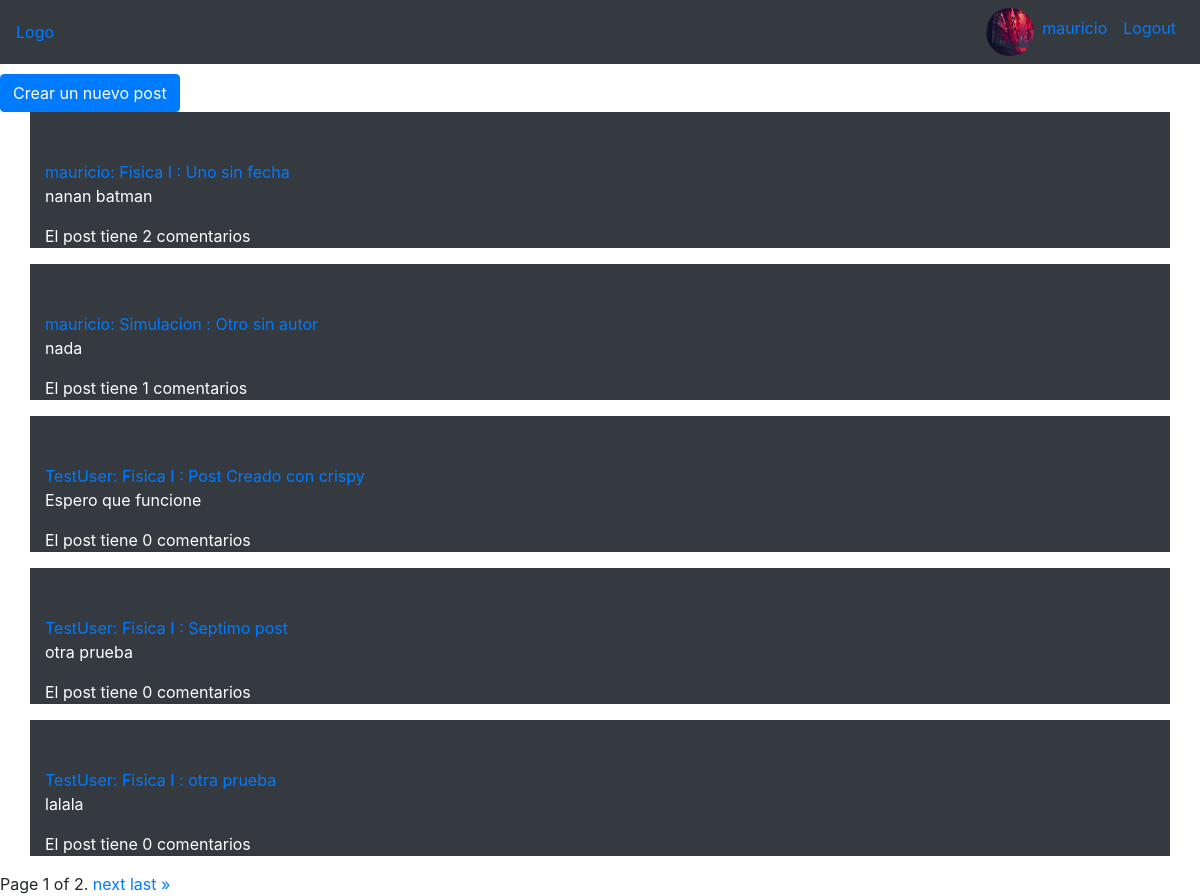
Page /posts/ (signed in) on the earlier database version.
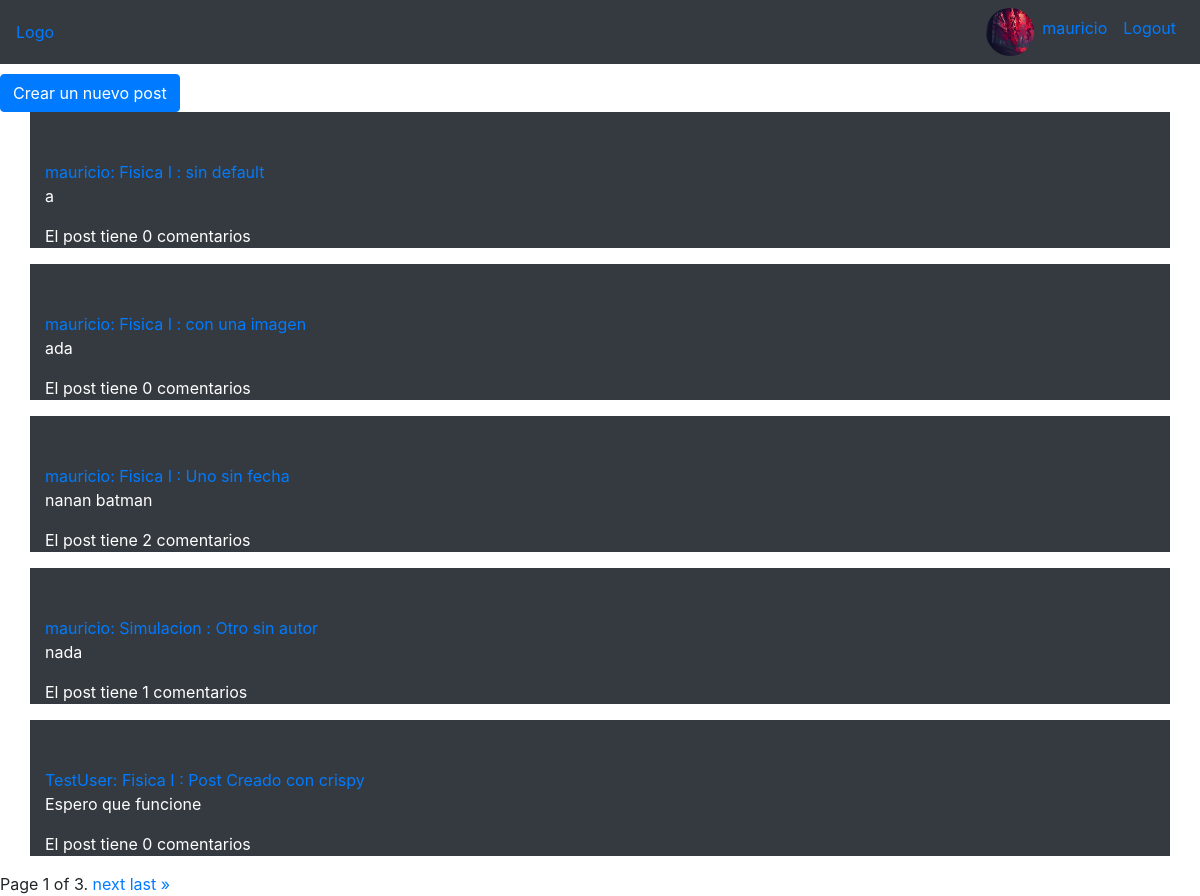
Same page on the later database version.
### blog/models.py (models this page shows, shortened)
class Post(models.Model):
	contenido = models.TextField()
	titulo = models.CharField(max_length = 1000)
	imagen1 = models.ImageField( upload_to = 'post_pics' , null=True, blank=True)
	imagen2 = models.ImageField( upload_to = 'post_pics' ,null=True, blank=True)
	imagen3 = models.ImageField( upload_to = 'post_pics' , null=True, blank=True)
	fecha_creacion = models.DateTimeField(default = timezone.now)
	autor = models.ForeignKey(User, on_delete=models.CASCADE)
	materia = models.ForeignKey('Materia', on_delete=models.CASCADE)

class Materia(models.Model):
	nombre = models.CharField(max_length=100)
	anio = models.DateTimeField(default = timezone.now)
	carreras = models.ManyToManyField('Carrera')
	def __str__(self):
		return self.nombre

class Comentario(models.Model):
	autor = models.ForeignKey(User, on_delete=models.CASCADE)
	fecha_creacion = models.DateTimeField(default = timezone.now)
	contenido = models.TextField(default = 'Escribe un comentario')
	post = models.ForeignKey('Post', on_delete = models.CASCADE)
	imagen1 = models.ImageField(default = 'default.jpg', upload_to = 'comentario_pics')
	imagen2 = models.ImageField(default = 'default.jpg', upload_to = 'comentario_pics')
	imagen3 = models.ImageField(default = 'default.jpg', upload_to = 'comentario_pics')

### blog/views.py (the view)
# urls.py: path('', HomePostDetailView.as_view(), name='blog-home'),
class HomePostDetailView(ListView):
	context_object_name = 'posts'
	paginate_by = 5
	ordering = ['-fecha_creacion']
	model = Post

### blog/templates/blog/post_list.html (shortened to what this page needs)
{% extends "blog/base.html" %}
{% block content %}
	<a class="btn btn-primary" href="{% url 'post-nuevo' %}">Crear un nuevo post</a>
	{% for post in posts %}
		<div class="container pt-5 bg-dark text-white">
		<a href="{% url 'post-detail' post.id %}" class="text-primary">{{ post.autor }}:    {{ post.materia }} :  {{post.titulo}}</a>
		<p> {{ post.contenido }} </p>
		<p>El post tiene {{ post.comentario_set.all | length }} comentarios</p>
		</div>
	{% endfor %}
	<div class="pagination">
		<span class="step-links">
			<span class="current">
				Page {{ page_obj.number }} of {{ page_obj.paginator.num_pages }}.
			</span>
			{% if page_obj.has_next %}
			<a href="?page={{ page_obj.next_page_number }}">next</a>
			<a href="?page={{ page_obj.paginator.num_pages }}">last &raquo;</a>
			{% endif %}
		</span>
	</div>
{% endblock %}

Differences in the rows shown:
no longer on this page (row unchanged): Post: autor "TestUser", materia "Fisica I", titulo "Septimo post", contenido "otra prueba", comentario_set.all|length "0"
no longer on this page (row unchanged): Post: autor "TestUser", materia "Fisica I", titulo "otra prueba", contenido "lalala", comentario_set.all|length "0"
added Post: autor "mauricio", materia "Fisica I", titulo "sin default", contenido "a", comentario_set.all|length "0"
added Post: autor "mauricio", materia "Fisica I", titulo "con una imagen", contenido "ada", comentario_set.all|length "0"
Other differences:
{{ page_obj.paginator.num_pages }}: "2" → "3"
